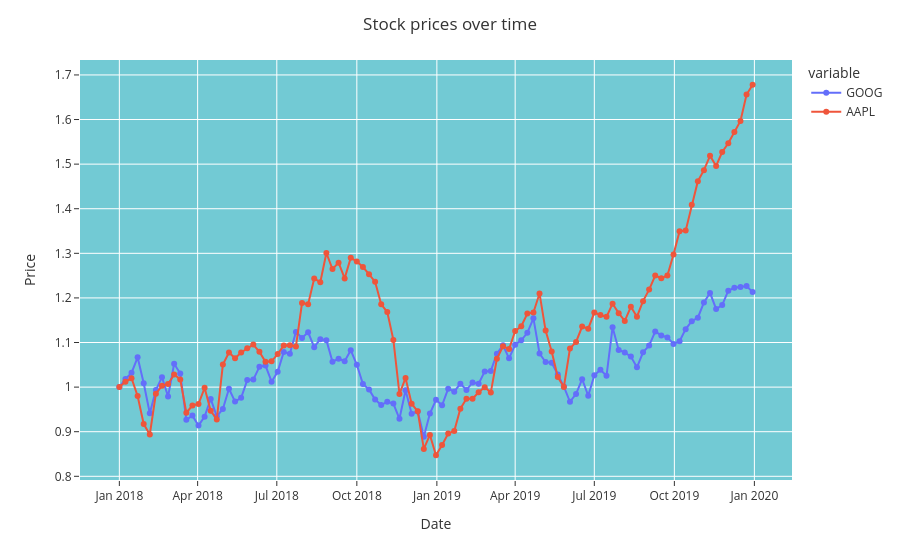

The notebook cell this image was saved under:
### Code cell
fig = px.line(df,x='date', y=['GOOG','AAPL'],
             markers=True,
             )
fig.update_layout(title ='Stock prices over time',
                  xaxis_title='Date',
                  yaxis_title='Price',
                 showlegend=True,
                 plot_bgcolor='#72cad4',
                 hovermode='x unified',
                 template='ggplot2')
